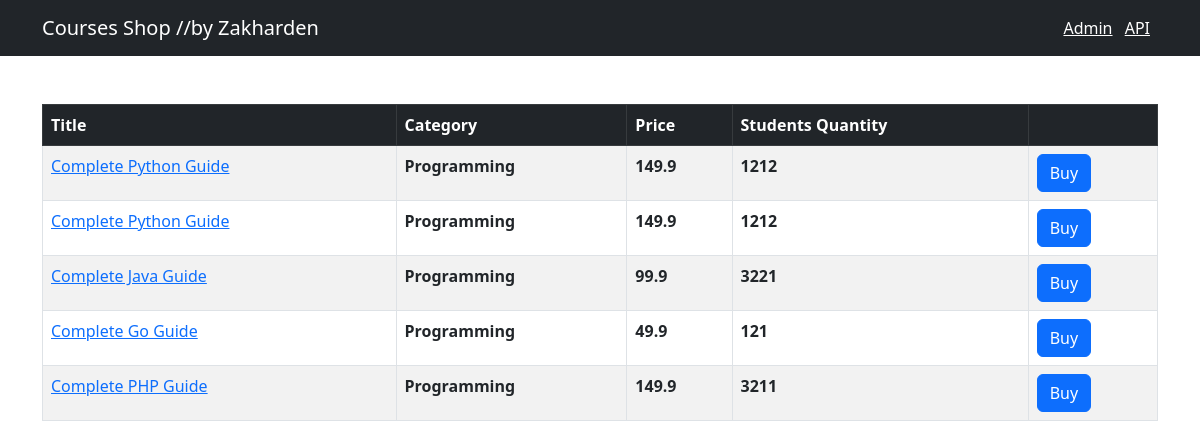
Before: / with the older database file.
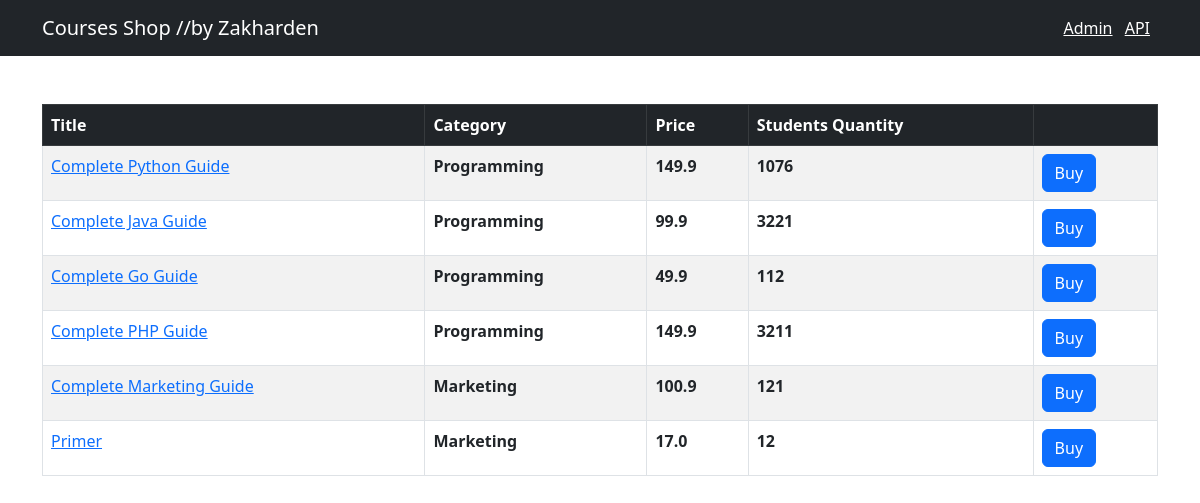
After: the same page with the newer database file.
### shop/models.py (models this page shows, shortened)
class Courses(models.Model):
    title = models.CharField(max_length=255)
    price = models.FloatField()
    students_qty = models.IntegerField()
    reviews_qty = models.IntegerField()
    category = models.ForeignKey(Categorys, on_delete=models.CASCADE) #курс будет принадлежать только одной категории #при удалении категории будет удален курс
    created_at = models.DateTimeField(default=timezone.now)

class Categorys(models.Model):
    title = models.CharField(max_length=255) #значение в виде строки
    created_at = models.DateTimeField(default=timezone.now)
    def __str__(self):
        return self.title

### shop/views.py (the view)
# urls.py: path('', views.index , name='index'),
def index(request):
    courses = Courses.objects.all()
    return render(request, 'shop/courses.html', {'courses': courses})

### templates/shop/courses.html (shortened to what this page needs)
{%extends 'base.html' %}
{% block content %}
<table class="table mt-5 table-bordered table-striped table-hover">
    <thead class="table-dark">
        <tr>
            <th>Title</th>
            <th>Category</th>
            <th>Price</th>
            <th>Students Quantity</th>
            <th></th>
        </tr>
    </thead>
    <tbody>
        {% for course in courses %}
        <tr>
            <td>
                <a href = {% url "shop:single_course" course.id%}> {{course.title}}</a>
            </td>
            <th>{{course.category}}</th>
            <th>{{course.price}}</th>
            <th>{{course.students_qty}}</th>
            <th><button class='btn btn-primary'>Buy</button></th>
        </tr>
        {% endfor %}
    </tbody>
</table>
{% endblock %}

### templates/base.html (shortened to what this page needs)
<!DOCTYPE html>
<html lang = "en">
<head>
    <link href="https://cdn.jsdelivr.net/npm/bootstrap@5.3.0-alpha1/dist/css/bootstrap.min.css" rel="stylesheet">
</head>
<body>
    <nav class="navbar navbar-dark bg-dark">
        <div class="container">
            <a href = {% url "shop:index"%} class = "navbar-brand">Courses Shop  //by Zakharden </a>
            <span class= "navbar-text">
                <a href = "/admin/" class = "me-2">Admin</a>
                <a href = "/api/v1/" class = "me-2">API</a>
            </span>
        </div>
    </nav>
    <main class="container">
        {% block content%}
        {% endblock %}
    </main>
</body>
</html>

Changed rows visible on the page:
removed Courses: title "Complete Python Guide", category "Programming", price "149.9", students_qty "1212"
changed Courses "Complete Python Guide": students_qty "1212" → "1076"
changed Courses "Complete Go Guide": students_qty "121" → "112"
added Courses: title "Complete Marketing Guide", category "Marketing", price "100.9", students_qty "121"
added Courses: title "Primer", category "Marketing", price "17.0", students_qty "12"
